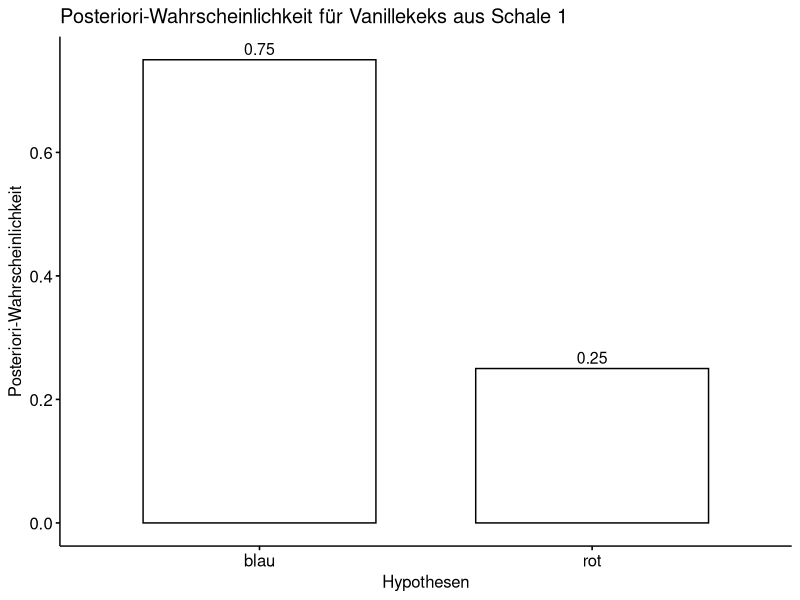

This figure's R source:
## ---- chunk 1
knitr::opts_chunk$set(fig.pos = 'H',
                      fig.asp = 0.618,
                      fig.width = 4,
                      fig.cap = "", 
                      fig.path = "",
                      echo = FALSE,
                      message = FALSE,
                      fig.show = "hold")
## ---- chunk 2
#| message: false
library(tidyverse)
library(ggpubr)
## ---- chunk 3
#| echo: false
d <-
  tibble(
    # definiere die Hypothesen (das "Gitter"): 
    Hypothesen = c("blau","rot"),
    # bestimme den Priori-Wert:       
    Priori  = c(2/3, 1/3)) |> 
    mutate(
      # berechne Likelihood für jeden Gitterwert:
      Likelihood = c(3/4, 2/4),
      # berechen unstand. Posteriori-Werte:
      unstd_Post = Likelihood * Priori,
      # berechne stand. Posteriori-Werte (summiert zu 1):
      Post = unstd_Post / sum(unstd_Post))  

d %>% 
  knitr::kable(digits=2)
## ---- chunk 4
#| out-width: 75%
#| fig-aso: .7
ggbarplot(data = d, x = "Hypothesen", y = "Post", 
       ylab = "Posteriori-Wahrscheinlichkeit", xlab = "Hypothesen",
       title = "Posteriori-Wahrscheinlichkeit für Vanillekeks aus Schale 1",
       label = TRUE)
## ---- chunk 5
#| echo: false
d <-
  tibble(
    # definiere die Hypothesen (das "Gitter"): 
    p_Gitter = c("blau", "rot"),
    # bestimme den Priori-Wert:       
    Priori  = c(2, 1)) %>%  
    mutate(
      # berechne Likelihood für jeden Gitterwert:
      Likelihood = c(3/4, 2/4),
      # berechen unstand. Posteriori-Werte:
      unstd_Post = Likelihood * Priori,
      # berechne stand. Posteriori-Werte (summiert zu 1):
      Post = unstd_Post / sum(unstd_Post))  

d %>% 
  knitr::kable(digits=2)
